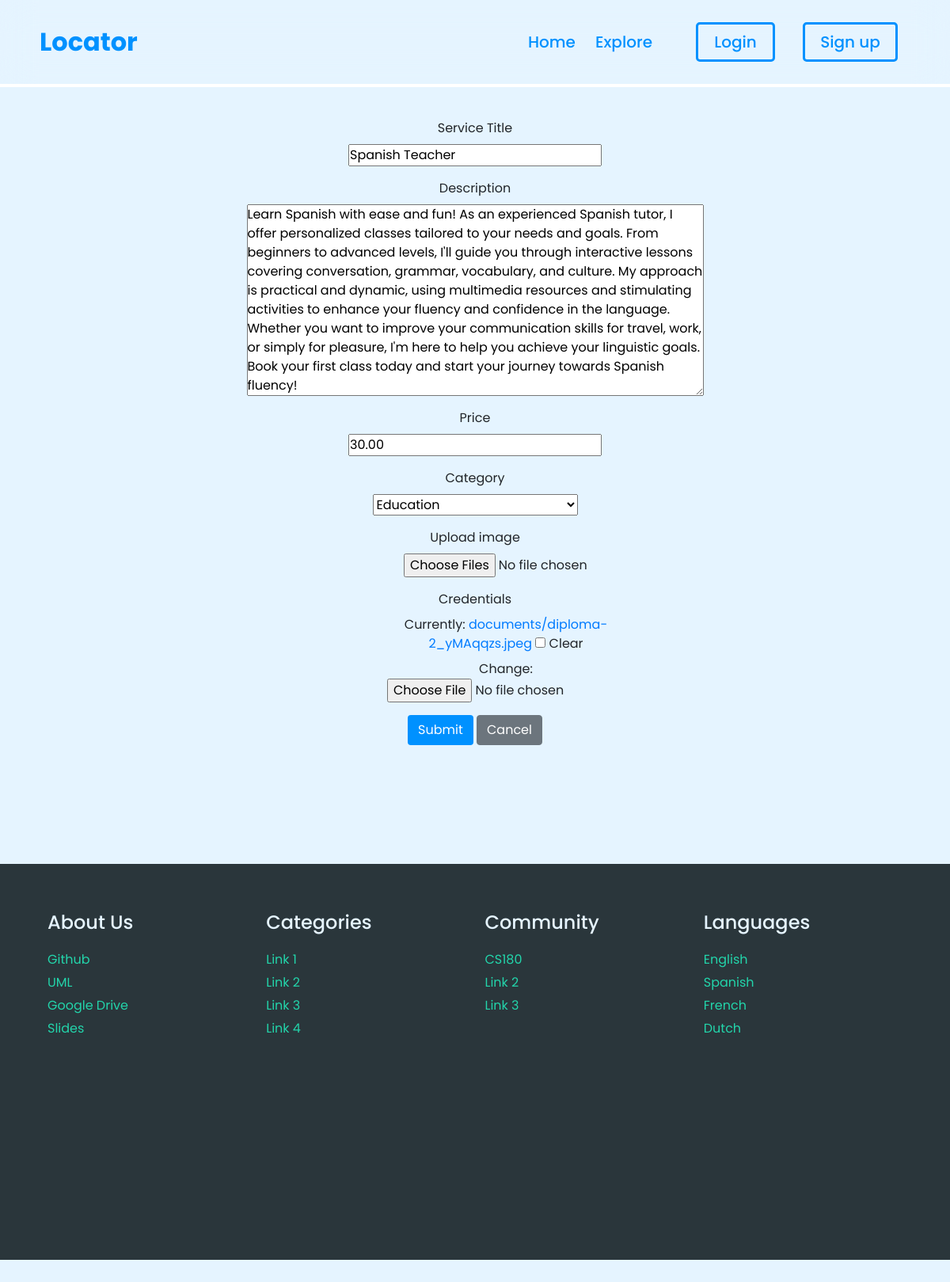
Page /service/ARUIFU/edit/ on the committed database.
### posting_service/models.py (models this page shows)
class Service(models.Model):
  ServiceID = models.CharField(max_length=8, default=generate_unique_code, unique=True)
  freelancer = models.ForeignKey(User, on_delete=models.CASCADE, null=True, blank=True)
  serviceName = models.CharField(max_length=250)
  description = models.TextField()
  price = models.DecimalField(max_digits=10, decimal_places=2)
  credentials = models.FileField(upload_to='documents/', null=True, blank=True)
  category = models.CharField(max_length=40, choices=[('EDUCATION', 'Education'), ('PERSONAL CARE AND GROOMING', 'Personal Care and Grooming'), ('CLEANING AND JANITORIAL', 'Cleaning and Janitorial'), ('CONSTRUCTION AND RENOVATION', 'Construction and Renovation'), ('LANDSCAPING AND GARDENING', 'Landscaping and Gardening'), ('CHILD AND PET CARE', 'Child and Pet Care'), ('TECHNOLOGY AND CREATIVE ARTS', 'Technology and Creative Arts'), ('OTHER', 'Other')], null=True, blank=True)
  created_at = models.DateTimeField(auto_now_add=True)

### posting_service/views.py (the view)
# urls.py: path('service/<str:service_id>/edit/', UpdateServiceView, name="edit_service"),
def UpdateServiceView(request, service_id):
  service = Service.objects.get(ServiceID=service_id)
  if request.method == "POST":
    form = ServiceForm(request.POST, request.FILES, instance=service)
    if form.is_valid():
      form.save()
      return redirect('/services')
  else:
    form = ServiceForm(instance=service)
  return render(request, 'edit_service.html', {'form' : form})

### posting_service/forms.py
class ServiceForm(forms.ModelForm):
  class Meta:
    model = Service
    fields = ["id", "serviceName", "description", 'category', "price", "credentials"]

### posting_service/templates/edit_service.html (shortened to what this page needs)
{% extends "base.html" %}
{% load static %}
{% block content %}
  <div class="sign-up-container" style="margin-left: 50%; transform: translate(-50%); text-align: center;">
    <form method="post" enctype="multipart/form-data">
      <div class="form-group">
        <label>Service Title</label>
        <div>{{ form.serviceName }}</div>
      </div>
      <div class="form-group">
        <label>Description</label>
        <div>{{ form.description }}</div>
      </div>
      <div class="form-group">
        <label>Price</label>
        <div>{{ form.price }}</div>
      </div>
      <div class="form-group">
        <label>Category</label>
        <div>{{ form.category }}</div>
      </div>
      <div class="form-group">
        <label>Upload image</label>
        <input required name="images" type="file" multiple class="form-control-file" accept="image/*" style="margin-left:50%; transform: translate(-15%);">
      </div>
      <div class="form-group">
        <label>Credentials</label>
        <div style="margin-left:50%; transform: translate(-37%);">{{ form.credentials }}</div>
      </div>
      <button type="submit" class="btn custom-button">Submit</button>
      <a href="{% url 'home' %}" class="btn btn-secondary">Cancel</a>
    </form>
  </div>
{% endblock %}

### frontend/static/css/home.css (style rules this page uses)
:root { --primary: #0091ff; --primaryfade:#7dc7ff; --primaryveryfade: #e5f4ff; --secondary: #23d5ab; --secondaryfade:#73d5be; --fifth: #2A363B; }
* { margin:0; padding: 0; box-sizing:border-box; font-family: "Poppins", sans-serif; }
html, body { height:2500px; background: var(--primaryveryfade); }
::placeholder { color:var(--primaryfade); }

### frontend/static/css/explore.css (style rules this page uses)
.custom-button { background-color: #0091ff; color: white; }

### rows in the picture
Service: serviceName "Spanish Teacher", description "Learn Spanish with ease and fun! As an experienced Spanish tutor, I offer personalized classes tailored to your needs and goals. From beginners to advanced levels, I'll guide you through interactive lessons covering conversation, grammar, vocabulary, and culture. My approach is practical and dynamic, using multimedia resources and stimulating activities to enhance your fluency and confidence in the language. Whether you want to improve your communication skills for travel, work, or simply for pleasure, I'm here to help you achieve your linguistic goals. Book your first class today and start your journey towards Spanish fluency!", price "30.00", category "Education"
